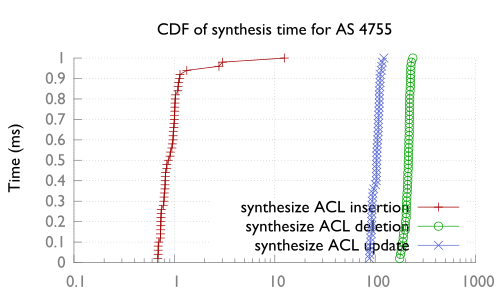

Write the gnuplot code that produced this figure.

reset
set terminal pdfcairo font "Gill Sans,9" linewidth 2 rounded fontscale 1

set style line 80 lt rgb "#808080"
set style line 81 lt 0  # dashed
set style line 81 lt rgb "#808080"
set grid back linestyle 81
set border 3 back linestyle 80

set style line 1 lt rgb "#A00000" lw 1 pt 1 ps 1
set style line 2 lt rgb "#00A000" lw 1 pt 6 ps 1
set style line 3 lt rgb "#5060D0" lw 1 pt 2 ps 1
set style line 4 lt rgb "#F25900" lw 1 pt 9 ps 1

set xtics nomirror
set ytics nomirror
set logscale x
set key bottom right

set ylabel " Time (ms)"
set title "CDF of synthesis time for AS 4755"
set output "./dat/obs_synthesis_cdf50as4755.pdf"

plot "./dat/obs_synthesis_cdf50as4755.dat" using 2:1 title "synthesize ACL insertion" with lp ls 1,\
 '' using 3:1 title "synthesize ACL deletion" with lp ls 2,\
 '' using 4:1 title "synthesize ACL update" with lp ls 3
